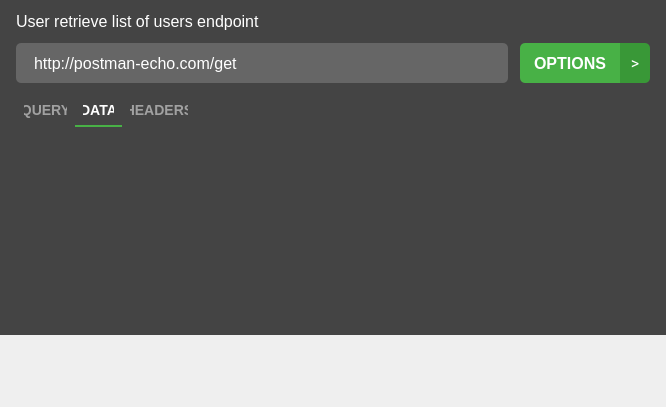
<?xml version="1.0" encoding="UTF-8"?>
<ui version="4.0">
 <class>EndpointDetailWidget</class>
 <widget class="QWidget" name="EndpointDetailWidget">
  <property name="geometry">
   <rect>
    <x>0</x>
    <y>0</y>
    <width>666</width>
    <height>407</height>
   </rect>
  </property>
  <property name="windowTitle">
   <string>Form</string>
  </property>
  <property name="styleSheet">
   <string notr="true"/>
  </property>
  <layout class="QVBoxLayout" name="verticalLayout">
   <property name="spacing">
    <number>0</number>
   </property>
   <property name="leftMargin">
    <number>0</number>
   </property>
   <property name="topMargin">
    <number>0</number>
   </property>
   <property name="rightMargin">
    <number>0</number>
   </property>
   <property name="bottomMargin">
    <number>0</number>
   </property>
   <item>
    <widget class="QWidget" name="endPointDetailArea" native="true">
     <property name="sizePolicy">
      <sizepolicy hsizetype="Preferred" vsizetype="MinimumExpanding">
       <horstretch>0</horstretch>
       <verstretch>0</verstretch>
      </sizepolicy>
     </property>
     <property name="styleSheet">
      <string notr="true">background-color: #444;</string>
     </property>
     <layout class="QVBoxLayout" name="verticalLayout_5">
      <property name="spacing">
       <number>12</number>
      </property>
      <property name="leftMargin">
       <number>16</number>
      </property>
      <property name="topMargin">
       <number>12</number>
      </property>
      <property name="rightMargin">
       <number>16</number>
      </property>
      <property name="bottomMargin">
       <number>12</number>
      </property>
      <item>
       <widget class="QLabel" name="endpointTitle">
        <property name="styleSheet">
         <string notr="true">font-size: 16px;
color: white;</string>
        </property>
        <property name="text">
         <string>User retrieve list of users endpoint</string>
        </property>
       </widget>
      </item>
      <item>
       <layout class="QHBoxLayout" name="urlForm">
        <property name="spacing">
         <number>12</number>
        </property>
        <property name="topMargin">
         <number>0</number>
        </property>
        <item>
         <widget class="QLineEdit" name="urlInput">
          <property name="minimumSize">
           <size>
            <width>0</width>
            <height>40</height>
           </size>
          </property>
          <property name="styleSheet">
           <string notr="true">font-size: 16px;
background-color: #666;
padding-left: 16px;
padding-right: 16px;
border-radius: 5px;
color: white;</string>
          </property>
          <property name="text">
           <string>http://postman-echo.com/get</string>
          </property>
          <property name="placeholderText">
           <string>Enter URL here</string>
          </property>
         </widget>
        </item>
        <item>
         <layout class="QHBoxLayout" name="sendButtonContainer">
          <property name="spacing">
           <number>0</number>
          </property>
          <property name="leftMargin">
           <number>0</number>
          </property>
          <property name="topMargin">
           <number>0</number>
          </property>
          <item>
           <widget class="QPushButton" name="makeRequestButton">
            <property name="minimumSize">
             <size>
              <width>100</width>
              <height>40</height>
             </size>
            </property>
            <property name="maximumSize">
             <size>
              <width>100</width>
              <height>40</height>
             </size>
            </property>
            <property name="cursor">
             <cursorShape>PointingHandCursor</cursorShape>
            </property>
            <property name="styleSheet">
             <string notr="true">QPushButton {
	background-color: #48B146;
	color: white;
	border-radius: 0;
	border-top-left-radius: 5px;
	border-bottom-left-radius: 5px;
	font-size: 16px;
	font-weight: bold;
	font-family: &quot;Roboto&quot;;
}
QPushButton:hover {
	background-color: rgb(70, 168, 66);
}</string>
            </property>
            <property name="text">
             <string>OPTIONS</string>
            </property>
           </widget>
          </item>
          <item>
           <widget class="QPushButton" name="shooseMethodButton">
            <property name="sizePolicy">
             <sizepolicy hsizetype="Fixed" vsizetype="Fixed">
              <horstretch>100</horstretch>
              <verstretch>40</verstretch>
             </sizepolicy>
            </property>
            <property name="minimumSize">
             <size>
              <width>30</width>
              <height>40</height>
             </size>
            </property>
            <property name="maximumSize">
             <size>
              <width>30</width>
              <height>40</height>
             </size>
            </property>
            <property name="font">
             <font>
              <family>Roboto</family>
              <pointsize>12</pointsize>
             </font>
            </property>
            <property name="cursor">
             <cursorShape>PointingHandCursor</cursorShape>
            </property>
            <property name="styleSheet">
             <string notr="true">QPushButton {
	background-color: #399837;
	border-top-right-radius: 5px;
	border-bottom-right-radius: 5px;
	color: white;
}
QPushButton:hover {
	background-color:rgb(55, 144, 52) ;
}</string>
            </property>
            <property name="text">
             <string>&gt;</string>
            </property>
           </widget>
          </item>
         </layout>
        </item>
       </layout>
      </item>
      <item>
       <widget class="QTabWidget" name="tabWidget">
        <property name="sizePolicy">
         <sizepolicy hsizetype="Preferred" vsizetype="MinimumExpanding">
          <horstretch>0</horstretch>
          <verstretch>0</verstretch>
         </sizepolicy>
        </property>
        <property name="styleSheet">
         <string notr="true">QTabBar::tab {
	background: transparent;
	padding: 0 8px;
	font-size: 14px;
	font-family: &quot;Roboto&quot;;
	font-weight: bold;
	color: rgba(255,255, 255, 0.5);
	height: 30px;
} 

QTabBar::tab:selected {
	border-bottom: 2px solid #48B146;
	color: white;
}

QTabBar::tab:hover {
	background: #555;
	border-bottom: 2px solid #555;
}

QTabBar::tab:hover:selected {
	background: #555;
	border-bottom: 2px solid #48B146;
}

QTabWidget::pane {
	margin-top: 12px;
	background: transparent;
	border: none;
}</string>
        </property>
        <property name="currentIndex">
         <number>1</number>
        </property>
        <property name="usesScrollButtons">
         <bool>true</bool>
        </property>
        <property name="tabsClosable">
         <bool>false</bool>
        </property>
        <widget class="QWidget" name="queryTab">
         <property name="sizePolicy">
          <sizepolicy hsizetype="Preferred" vsizetype="MinimumExpanding">
           <horstretch>0</horstretch>
           <verstretch>0</verstretch>
          </sizepolicy>
         </property>
         <property name="styleSheet">
          <string notr="true"/>
         </property>
         <attribute name="title">
          <string>QUERY</string>
         </attribute>
         <layout class="QVBoxLayout" name="verticalLayout_2">
          <property name="spacing">
           <number>0</number>
          </property>
          <property name="leftMargin">
           <number>0</number>
          </property>
          <property name="topMargin">
           <number>0</number>
          </property>
          <property name="rightMargin">
           <number>0</number>
          </property>
          <property name="bottomMargin">
           <number>0</number>
          </property>
          <item>
           <widget class="ParamsTable" name="paramsTable">
            <property name="sizePolicy">
             <sizepolicy hsizetype="Preferred" vsizetype="MinimumExpanding">
              <horstretch>0</horstretch>
              <verstretch>0</verstretch>
             </sizepolicy>
            </property>
            <property name="sizeIncrement">
             <size>
              <width>0</width>
              <height>0</height>
             </size>
            </property>
            <property name="baseSize">
             <size>
              <width>0</width>
              <height>0</height>
             </size>
            </property>
            <property name="cursor" stdset="0">
             <cursorShape>ArrowCursor</cursorShape>
            </property>
            <property name="styleSheet">
             <string notr="true">
</string>
            </property>
            <property name="verticalScrollBarPolicy">
             <enum>Qt::ScrollBarAsNeeded</enum>
            </property>
            <property name="horizontalScrollBarPolicy">
             <enum>Qt::ScrollBarAsNeeded</enum>
            </property>
            <property name="sizeAdjustPolicy">
             <enum>QAbstractScrollArea::AdjustToContents</enum>
            </property>
            <property name="autoScroll">
             <bool>true</bool>
            </property>
            <property name="editTriggers">
             <set>QAbstractItemView::AllEditTriggers</set>
            </property>
            <property name="selectionMode">
             <enum>QAbstractItemView::NoSelection</enum>
            </property>
            <property name="verticalScrollMode">
             <enum>QAbstractItemView::ScrollPerPixel</enum>
            </property>
            <property name="horizontalScrollMode">
             <enum>QAbstractItemView::ScrollPerPixel</enum>
            </property>
            <property name="showGrid">
             <bool>true</bool>
            </property>
            <property name="sortingEnabled">
             <bool>false</bool>
            </property>
            <property name="wordWrap">
             <bool>false</bool>
            </property>
            <property name="cornerButtonEnabled">
             <bool>false</bool>
            </property>
            <property name="rowCount">
             <number>1</number>
            </property>
            <property name="columnCount">
             <number>3</number>
            </property>
            <attribute name="horizontalHeaderVisible">
             <bool>false</bool>
            </attribute>
            <attribute name="horizontalHeaderHighlightSections">
             <bool>false</bool>
            </attribute>
            <attribute name="verticalHeaderVisible">
             <bool>false</bool>
            </attribute>
            <attribute name="verticalHeaderHighlightSections">
             <bool>false</bool>
            </attribute>
            <attribute name="verticalHeaderShowSortIndicator" stdset="0">
             <bool>false</bool>
            </attribute>
            <attribute name="verticalHeaderStretchLastSection">
             <bool>false</bool>
            </attribute>
            <row/>
            <column/>
            <column/>
            <column/>
           </widget>
          </item>
         </layout>
        </widget>
        <widget class="QWidget" name="dataTab">
         <attribute name="title">
          <string>DATA</string>
         </attribute>
         <layout class="QVBoxLayout" name="verticalLayout_4">
          <property name="spacing">
           <number>0</number>
          </property>
          <property name="leftMargin">
           <number>0</number>
          </property>
          <property name="topMargin">
           <number>0</number>
          </property>
          <property name="rightMargin">
           <number>0</number>
          </property>
          <property name="bottomMargin">
           <number>0</number>
          </property>
          <item>
           <widget class="RequestDataInputWidget" name="requestDataWidget" native="true">
            <property name="sizePolicy">
             <sizepolicy hsizetype="Preferred" vsizetype="MinimumExpanding">
              <horstretch>0</horstretch>
              <verstretch>0</verstretch>
             </sizepolicy>
            </property>
           </widget>
          </item>
         </layout>
        </widget>
        <widget class="QWidget" name="headersTab">
         <attribute name="title">
          <string>HEADERS</string>
         </attribute>
         <layout class="QVBoxLayout" name="verticalLayout_3">
          <property name="spacing">
           <number>0</number>
          </property>
          <property name="leftMargin">
           <number>0</number>
          </property>
          <property name="topMargin">
           <number>0</number>
          </property>
          <property name="rightMargin">
           <number>0</number>
          </property>
          <property name="bottomMargin">
           <number>0</number>
          </property>
          <item>
           <widget class="ParamsTable" name="headersTable">
            <property name="sizePolicy">
             <sizepolicy hsizetype="Preferred" vsizetype="MinimumExpanding">
              <horstretch>0</horstretch>
              <verstretch>0</verstretch>
             </sizepolicy>
            </property>
            <property name="styleSheet">
             <string notr="true">QTableWidget {
    gridline-color: #555;
    border-top: 1px solid #555;
    border-left: 1px solid #555;
}
</string>
            </property>
            <property name="rowCount">
             <number>1</number>
            </property>
            <property name="columnCount">
             <number>3</number>
            </property>
            <attribute name="horizontalHeaderVisible">
             <bool>false</bool>
            </attribute>
            <attribute name="verticalHeaderVisible">
             <bool>false</bool>
            </attribute>
            <row/>
            <column/>
            <column/>
            <column/>
           </widget>
          </item>
         </layout>
        </widget>
       </widget>
      </item>
     </layout>
    </widget>
   </item>
   <item>
    <widget class="QTextEdit" name="responseText">
     <property name="sizePolicy">
      <sizepolicy hsizetype="Expanding" vsizetype="Expanding">
       <horstretch>0</horstretch>
       <verstretch>1</verstretch>
      </sizepolicy>
     </property>
     <property name="styleSheet">
      <string notr="true">QTextEdit {
    color: white;
	border: none;
	font-style: monospace;
	margin: 0;
	padding: 0;
	background-color: transparent;
	font-family: &quot;Consolas&quot;;
}
</string>
     </property>
     <property name="horizontalScrollBarPolicy">
      <enum>Qt::ScrollBarAsNeeded</enum>
     </property>
     <property name="lineWrapMode">
      <enum>QTextEdit::NoWrap</enum>
     </property>
     <property name="readOnly">
      <bool>true</bool>
     </property>
    </widget>
   </item>
  </layout>
 </widget>
 <customwidgets>
  <customwidget>
   <class>ParamsTable</class>
   <extends>QTableWidget</extends>
   <header>Widgets/paramstable.h</header>
  </customwidget>
  <customwidget>
   <class>RequestDataInputWidget</class>
   <extends>QWidget</extends>
   <header>Widgets/requestdatainputwidget.h</header>
   <container>1</container>
  </customwidget>
 </customwidgets>
 <resources/>
 <connections/>
</ui>
